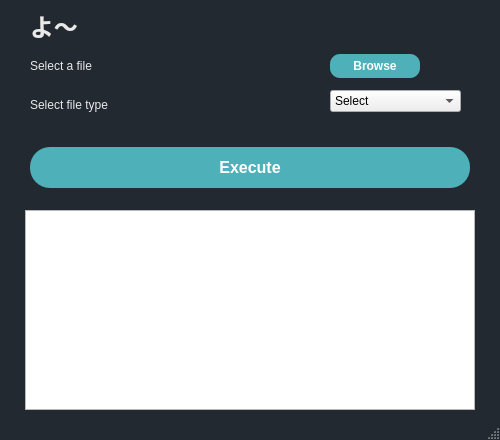
<?xml version="1.0" encoding="UTF-8"?>
<ui version="4.0">
 <class>Negi</class>
 <widget class="QMainWindow" name="Negi">
  <property name="geometry">
   <rect>
    <x>0</x>
    <y>0</y>
    <width>500</width>
    <height>440</height>
   </rect>
  </property>
  <property name="windowTitle">
   <string>Negi</string>
  </property>
  <property name="styleSheet">
   <string notr="true">
QMainWindow{
        background-color: #222930;
}

QMessageBox{
        background-color: #222930;
}
QLabel{
        color: #e9e9e9;
}

QPushButton{
    font-weight: bold;
        color: #ffffff;
        min-height:24px;
        min-width:60px;
        border-radius: 10px;
        background-color: #4eb1ba;
        border: none;
        text-align: center;
}


QPushButton#buttonExecute{
        font-size: 12pt;
        border-radius: 20px;
}

QPushButton:pressed {
        color: #222930;
    background-color: qlineargradient(x1: 0, y1: 0, x2: 0, y2: 1,
                                      stop: 0 #dadbde, stop: 1 #f6f7fa);
}</string>
  </property>
  <widget class="QWidget" name="centralWidget">
   <widget class="QLabel" name="labelWelcome">
    <property name="geometry">
     <rect>
      <x>30</x>
      <y>10</y>
      <width>171</width>
      <height>31</height>
     </rect>
    </property>
    <property name="font">
     <font>
      <family>游明朝</family>
      <pointsize>18</pointsize>
      <weight>75</weight>
      <bold>true</bold>
     </font>
    </property>
    <property name="text">
     <string>よ～</string>
    </property>
   </widget>
   <widget class="QLabel" name="labelFilePath">
    <property name="geometry">
     <rect>
      <x>30</x>
      <y>50</y>
      <width>271</width>
      <height>31</height>
     </rect>
    </property>
    <property name="text">
     <string>Select a file</string>
    </property>
   </widget>
   <widget class="QPushButton" name="buttonBrowse">
    <property name="geometry">
     <rect>
      <x>330</x>
      <y>54</y>
      <width>90</width>
      <height>24</height>
     </rect>
    </property>
    <property name="text">
     <string>Browse</string>
    </property>
   </widget>
   <widget class="QComboBox" name="comboBox">
    <property name="enabled">
     <bool>true</bool>
    </property>
    <property name="geometry">
     <rect>
      <x>330</x>
      <y>90</y>
      <width>131</width>
      <height>22</height>
     </rect>
    </property>
    <item>
     <property name="text">
      <string>Select</string>
     </property>
    </item>
    <item>
     <property name="text">
      <string>Goi</string>
     </property>
    </item>
    <item>
     <property name="text">
      <string>Kanji</string>
     </property>
    </item>
   </widget>
   <widget class="QPushButton" name="buttonExecute">
    <property name="geometry">
     <rect>
      <x>30</x>
      <y>147</y>
      <width>440</width>
      <height>41</height>
     </rect>
    </property>
    <property name="text">
     <string>Execute</string>
    </property>
   </widget>
   <widget class="QTextBrowser" name="textBrowser">
    <property name="geometry">
     <rect>
      <x>25</x>
      <y>210</y>
      <width>450</width>
      <height>200</height>
     </rect>
    </property>
   </widget>
   <widget class="QLabel" name="label">
    <property name="geometry">
     <rect>
      <x>30</x>
      <y>90</y>
      <width>200</width>
      <height>30</height>
     </rect>
    </property>
    <property name="text">
     <string>Select file type</string>
    </property>
   </widget>
  </widget>
  <widget class="QStatusBar" name="statusBar"/>
 </widget>
 <layoutdefault spacing="6" margin="11"/>
 <resources/>
 <connections/>
</ui>
